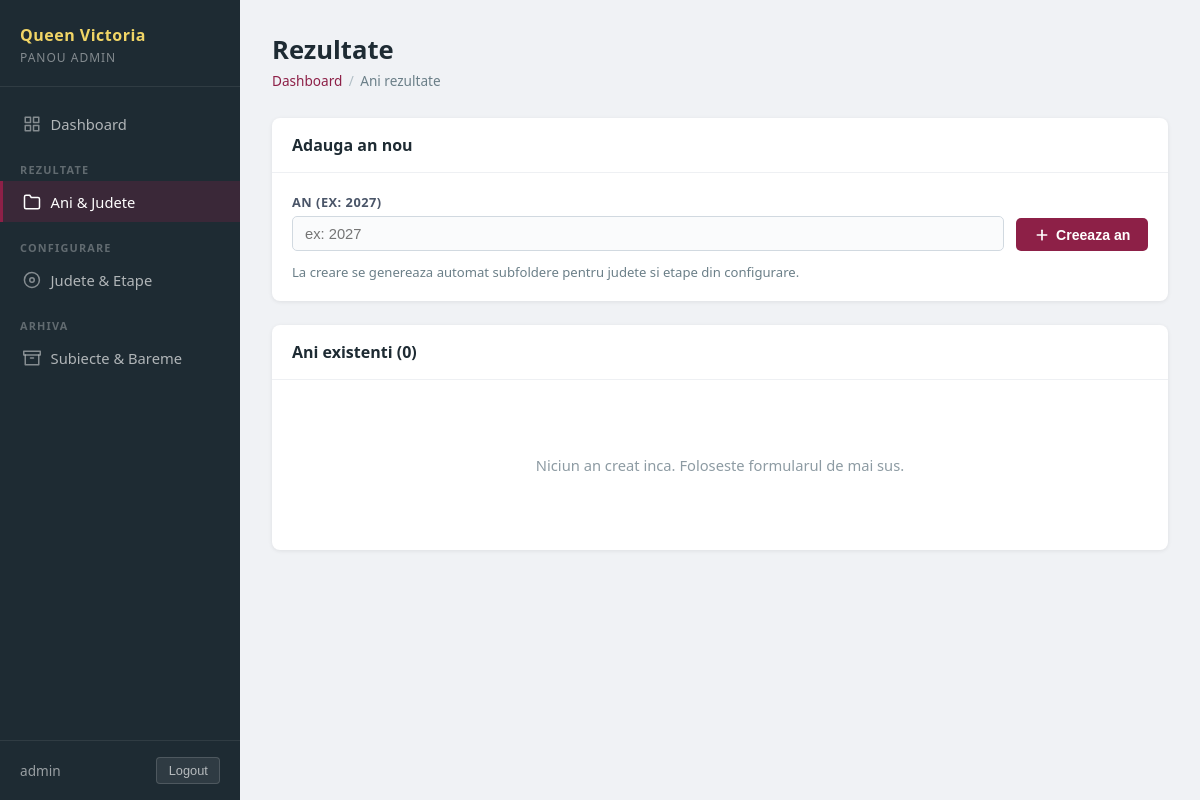
The page /panel/rezultate/ (signed in) on the database as committed earlier.
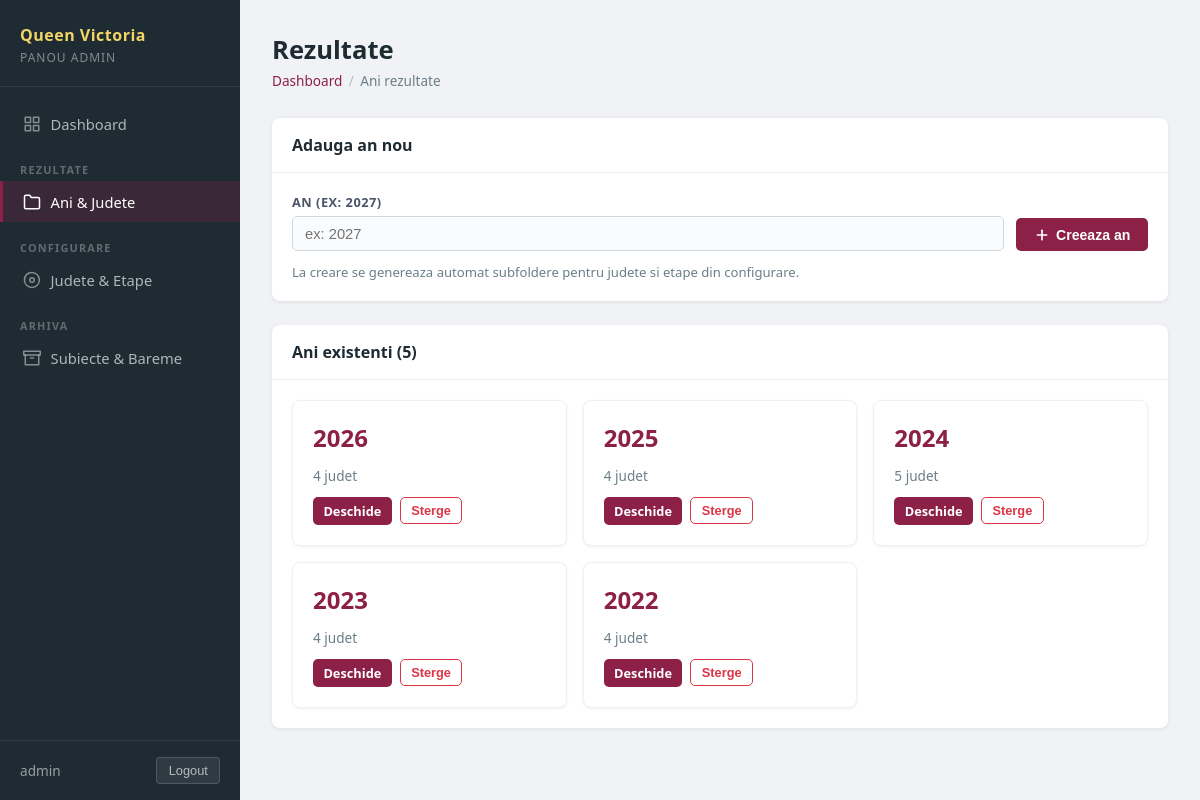
The same page on the database as committed later.
### pages/models.py (models this page shows, shortened)
class RezultateYear(models.Model):
    name = models.CharField(max_length=20, unique=True, verbose_name="An")
    sort_order = models.PositiveIntegerField(default=0)
    created_at = models.DateTimeField(auto_now_add=True)
    class Meta:
        ordering = ["sort_order", "-name"]
        verbose_name = "An rezultate"
        verbose_name_plural = "Ani rezultate"

### pages/panel_views.py (the view, shortened to what this page needs)
# urls.py: path("rezultate/", panel_views.panel_rezultate, name="panel_rezultate"),
@panel_required
def panel_rezultate(request):
    years = RezultateYear.objects.prefetch_related("judete__etape__documents").all()
    return render(request, "panel/rezultate_years.html", {
        "current_section": "rezultate",
        "years": years,
    })

### pages/panel_views.py (called while the page is built)
def panel_required(view_func):
    @wraps(view_func)
    def wrapper(request, *args, **kwargs):
        if not request.user.is_authenticated or not request.user.is_staff:
            return redirect("panel_login")
        return view_func(request, *args, **kwargs)
    return wrapper

### pages/templates/panel/rezultate_years.html (shortened to what this page needs)
{% extends "panel/base.html" %}
{% block content %}
<div class="panel-page-header">
    <h1 class="panel-page-title">Rezultate</h1>
    <div class="panel-breadcrumb">
        <a href="{% url 'panel_dashboard' %}">Dashboard</a>
        <span class="panel-breadcrumb-sep">/</span>
        <span>Ani rezultate</span>
    </div>
</div>
<div class="panel-card" style="margin-bottom:1.5rem;">
    <div class="panel-card-header">
        <h2 class="panel-card-title">Adauga an nou</h2>
    </div>
    <div class="panel-card-body">
        <form method="post" class="panel-form">
            <div class="panel-form-group">
                <label class="panel-label" for="new-year">An (ex: 2027)</label>
                <input id="new-year" name="name" type="text" class="panel-input"
                       placeholder="ex: 2027" required>
            </div>
            <button type="submit" class="panel-btn panel-btn--primary">
                <svg width="16" height="16" viewBox="0 0 24 24" fill="none" stroke="currentColor" stroke-width="2.5" stroke-linecap="round" stroke-linejoin="round" aria-hidden="true"><line x1="12" y1="5" x2="12" y2="19"></line><line x1="5" y1="12" x2="19" y2="12"></line></svg>
                Creeaza an
            </button>
        </form>
        <p style="margin:0.75rem 0 0;font-size:0.82rem;color:#6b7f88;">
            La creare se genereaza automat subfoldere pentru judete si etape din configurare.
        </p>
    </div>
</div>
<div class="panel-card">
    <div class="panel-card-header">
        <h2 class="panel-card-title">Ani existenti ({{ years|length }})</h2>
    </div>
    <div class="panel-card-body">
        {% if years %}
            <div class="panel-year-grid">
                {% for year in years %}
                    <div class="panel-year-card">
                        <div class="panel-year-card-name">{{ year.name }}</div>
                        <div class="panel-year-card-meta">
                            {{ year.judete.count }} judet{{ year.judete.count|pluralize:"," }}
                        </div>
                        <div class="panel-year-card-actions">
                            <a href="{% url 'panel_rezultate_year' year.pk %}"
                               class="panel-btn panel-btn--primary panel-btn--sm">
                                Deschide
                            </a>
                            <form method="post" action="{% url 'panel_rezultate_year_delete' year.pk %}" style="display:inline;">
                                <button type="submit" class="panel-btn panel-btn--ghost panel-btn--sm"
                                        data-confirm="Stergi anul {{ year.name }} si tot ce contine?">
                                    Sterge
                                </button>
                            </form>
                        </div>
                    </div>
                {% endfor %}
            </div>
        {% else %}
            <p class="panel-empty">Niciun an creat inca. Foloseste formularul de mai sus.</p>
        {% endif %}
    </div>
</div>
{% endblock %}

Rows that differ between the two databases and show on the page:
added RezultateYear: name "2026", judete.count "4"
added RezultateYear: name "2025", judete.count "4"
added RezultateYear: name "2024", judete.count "5"
added RezultateYear: name "2023", judete.count "4"
added RezultateYear: name "2022", judete.count "4"
Other text that changed with them:
{{ years|length }}: "0" → "5"
text no longer shown: "Niciun an creat inca. Foloseste formularul de mai sus."
